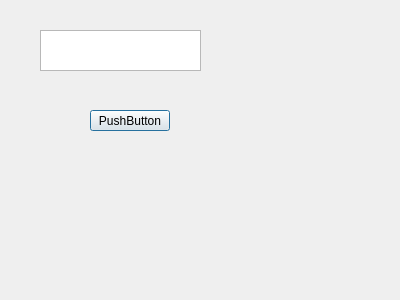
<?xml version="1.0" encoding="UTF-8"?>
<ui version="4.0">
 <class>Dialog</class>
 <widget class="QDialog" name="Dialog">
  <property name="geometry">
   <rect>
    <x>0</x>
    <y>0</y>
    <width>400</width>
    <height>300</height>
   </rect>
  </property>
  <property name="windowTitle">
   <string>Dialog</string>
  </property>
  <widget class="QTextEdit" name="textEdit">
   <property name="geometry">
    <rect>
     <x>40</x>
     <y>30</y>
     <width>161</width>
     <height>41</height>
    </rect>
   </property>
  </widget>
  <widget class="QPushButton" name="pushButton">
   <property name="geometry">
    <rect>
     <x>90</x>
     <y>110</y>
     <width>80</width>
     <height>21</height>
    </rect>
   </property>
   <property name="text">
    <string>PushButton</string>
   </property>
  </widget>
 </widget>
 <resources/>
 <connections/>
</ui>
